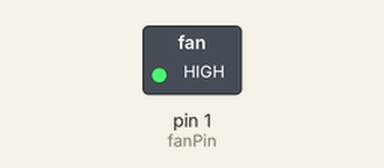
Recording of a sketch running on a simulated Arduino Uno, built with avr-gcc and run on an emulated ATmega328P. Parts: switched loads named in the sketch (green lamp = pin HIGH).

Above: at 1.0 s.
At 3.0 s:
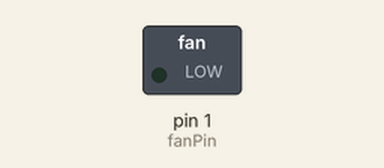
Timing chart, 0 to 5.2 s (numbered marks = the images above):
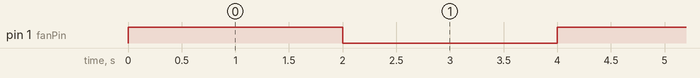

The sketch:

testRelay.ino
```cpp
const int fanPin = 1;
void setup() {
  // put your setup code here, to run once:
  pinMode(fanPin, OUTPUT);
}

void loop() {
  digitalWrite(fanPin, HIGH);
  delay(2000);
  digitalWrite(fanPin, LOW);
  delay(2000);
}
```

Measured:
- by itself, pin 1 (fanPin): alternates HIGH for 2.0 s and LOW for 2.0 s
